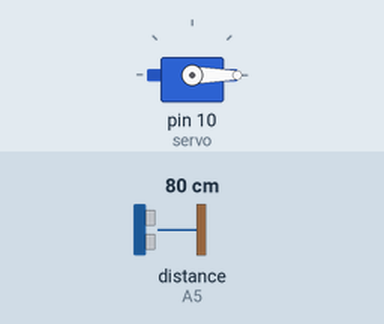
Bench run of a sketch on a simulated Arduino Uno, built with avr-gcc and run on an emulated ATmega328P. Parts: servo. Wiring (inferred from the names in the program): ultrasonic range finder: trigger A4; echo A5. Inputs (shaded band) come from the test bench; at power-on: distance to the obstacle (sensor on A5) 80 cm. The echo pulse lasts 58.3 µs per cm; what the sketch prints to the serial monitor is not drawn.

Above: at 0.01 s.
1.3 s: distance to the obstacle (sensor on A5) set to 2 cm
At 2.3 s:
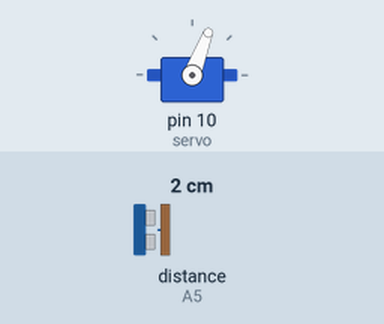
4.3 s: distance to the obstacle (sensor on A5) set to 299 cm
At 4.45 s:
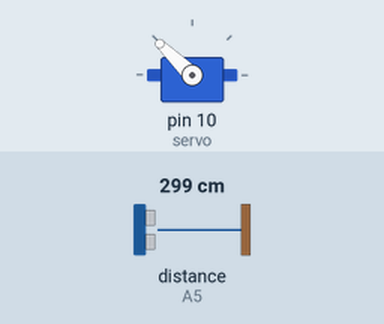
Timing chart, 0 to 13.3 s (numbered marks = the images above; inputs shaded):
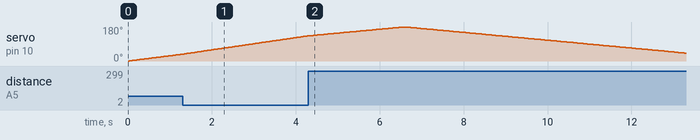

The sketch:

radar_ultrassonico.ino
```cpp
////////////////////////////////////////////////////////////////////////////
//            ------ Radar Ultrassônico -------
//               Projeto: Radar com HC-SR04
//               Autora: Ivoneide Duarte
//               Data: 24/06/2020
////////////////////////////////////////////////////////////////////////////

#include <Servo.h> //Biblioteca do Servo Motor

//const int pinTrigger = 3; //Pino 3 do Arduino será a saída de trigger
//const int pinEcho = 2;    //Pino 2 do Arduino será a entrada de echo
const int pinTrigger = A4; //Pino 3 do Arduino será a saída de trigger
const int pinEcho = A5;    //Pino 2 do Arduino será a entrada de echo

long tempo;
int distancia;

Servo servo;

void setup()
{
  pinMode(pinTrigger, OUTPUT); //Pino de trigger será saída digital
  pinMode(pinEcho, INPUT);     //Pino de echo será entrada digital

  Serial.begin(9600);          //Inicia comunicação serial
//  servo.attach(12);            //Anexar o servo
  servo.attach(10);            //Anexar o servo
}

void loop()
{
//Servo gire de 0 a 180º
//Servo volte de 180 a 0º
//  for (byte i = 0; i <= 180; i++)
//  { // O servo irá girar de 15° até 165°
//    servo.write(i);
//    delay(30); //Enviar a informação da distancia
//    distancia = calculoDistancia();
//    Serial.print(distancia);
//  }
//  for (byte i = 180; i >= 0; i--)
//  { // O servo irá girar de 15° até 165°
//    servo.write(i);
//    delay(30); //Enviar a informação da distancia
//    distancia = calculoDistancia();
//    Serial.print(distancia);
//  }


  for (byte i = 0; i <= 180; i++)
  { // O servo irá girar de 15° até 165°
    servo.write(i);
    delay(30);

    // Nessa parte, enquanto o servo gira, o sensor verifica
    // Se tem algum objeto e qual a distancia
    // Chamando a função 'CalculandoDistancia()'
    distancia = calculoDistancia();
    Serial.print(i);         // Mostra na serial qual o angulo de giro o servo está naquele momento
    Serial.print(",");       // Aqui vamos separar o angulo da distancia calculada com uma vírgula
    Serial.print(distancia); // Mostra a distancia que o sensor está calculando
    Serial.print(".");       // Coloca um '.' depois da distancia para indexar no processing a distancia
  }

  for (byte i = 180; i > 0; i--)
  { // Os mesmos passos que fizemos para ele ir de 15° --> 165°
    // Vamos utilizar para ele voltar de 165° --> 15°
    servo.write(i);
    delay(30);
    distancia = calculoDistancia();
    Serial.print(i);
    Serial.print(",");
    Serial.print(distancia);
    Serial.print("."); //Processing -> tua barra vai se movimentar
  }
}

int calculoDistancia()
{
  digitalWrite(pinTrigger, LOW); // Aqui vou desligar o trigger para poder realizar os pulsos
  delayMicroseconds(2); //Desativado

  digitalWrite(pinTrigger, HIGH); //Pulso de trigger em nível alto
  delayMicroseconds(10);  //Pulso ativo  //duração de 10 microsegundos
  digitalWrite(pinTrigger, LOW);  //Pulso de trigge em nível baixo
  tempo = pulseIn(pinEcho, HIGH); //Escuta a porta 10(Echo), tempo de echo: 10 microssegundos e 3min
  distancia = tempo * 0.034 / 2; // Por fim, esta é a fórmula que utilizamos para converter o tempo na distancia do objeto até o sensor

  return distancia;

  //v=342m/s --> velocidade do som
  //t= tempo = pilseIn(pinEcho, HIGH)
  //s = distancia que quero encontrar
  //distancia = tempo*0.017; //centimetros -> 400cm
  //distancia = tempo*0.17; //decimetros -> 40dm
  //4 metros
}
```

Measured:
- by itself, servo on pin 10 (servo): rises from 133° to 180° in 2.2 s, then falls to 42° in 6.7 s
